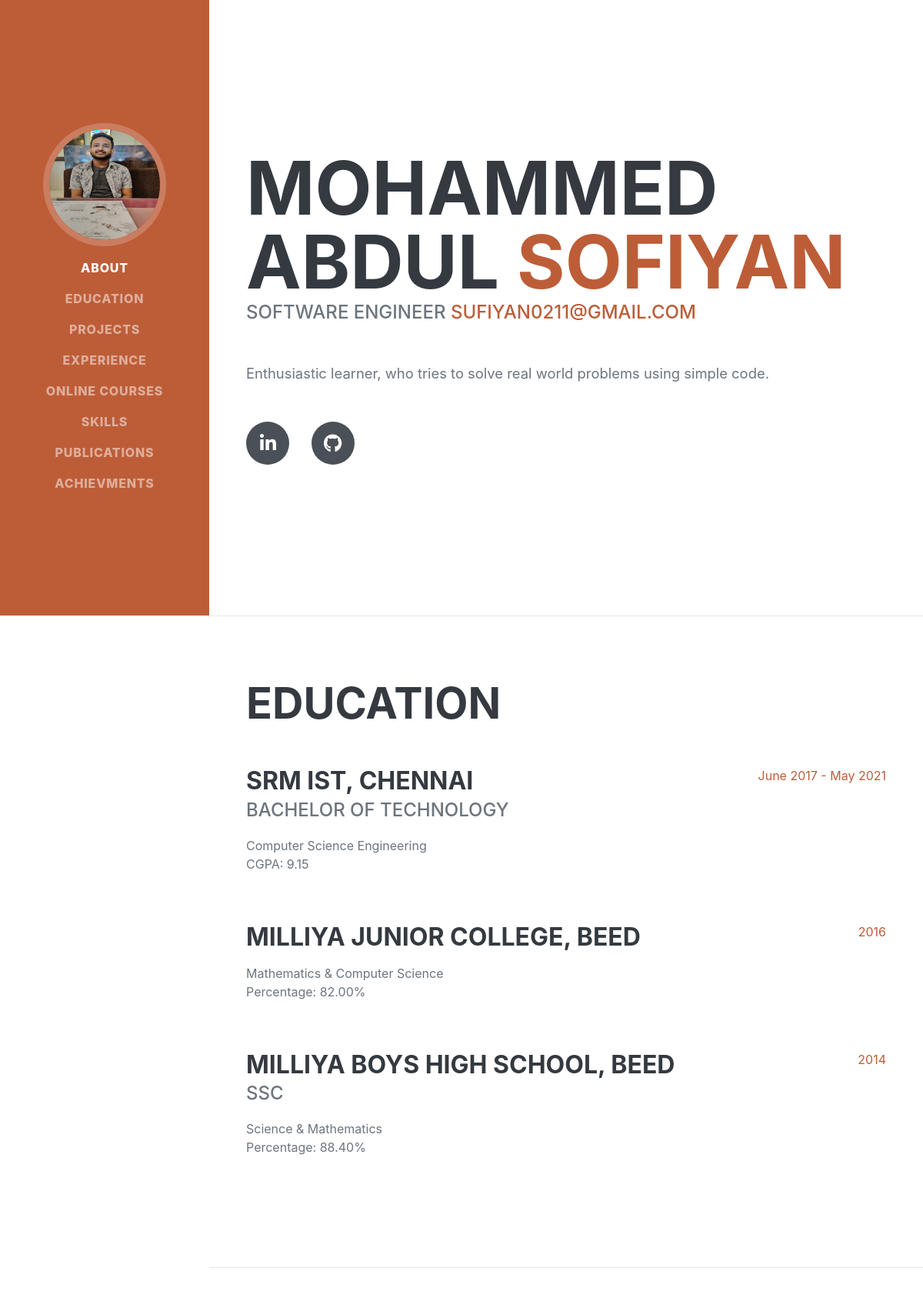
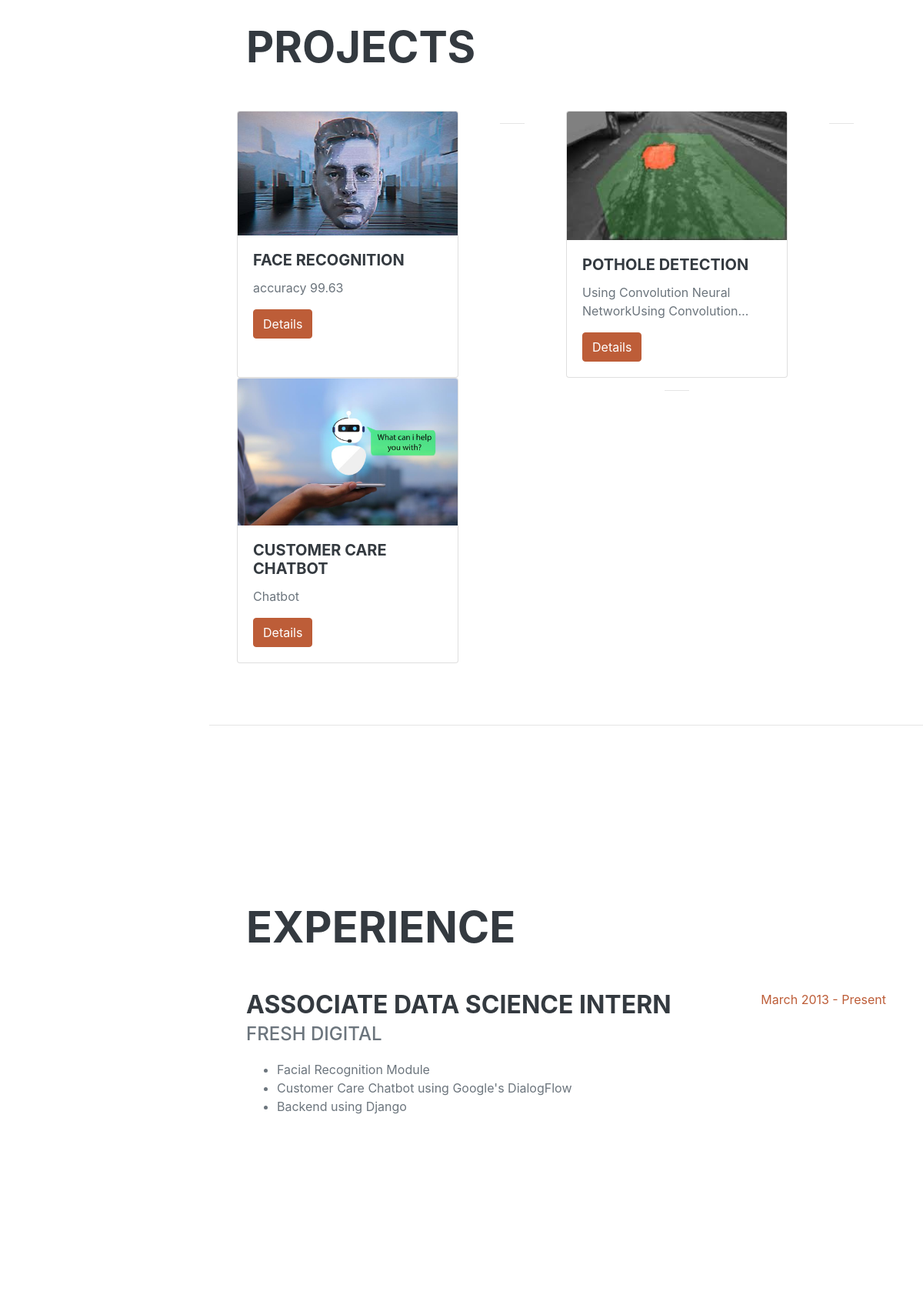
The page / (upper part) on the database its author committed (2 pictures, top to bottom).
### core/models.py (models this page shows, shortened)
class Project(models.Model):
    title = models.CharField(max_length=200)
    description = models.CharField(max_length=500)
    image = models.ImageField(upload_to='images/')
    url = models.URLField(blank=True)

### core/views.py (the view)
# urls.py: path('',views.index,name='index'),
def index(request):
    objs = Project.objects.all()
    courses_objs = Courses.objects.all()
    pub_objs = Publication.objects.all()
    context = {
        'objs':objs,
        'courses_objs':courses_objs,
        'pub_objs':pub_objs
    }
    return render(request,'index.html',context)

### core/templates/index.html (shortened to what this page needs)
<!DOCTYPE html>
<html lang="en">
{% load static %}
    <head>
        <link href="{% static 'css/css.css' %}" rel="stylesheet" type="text/css" />
        <link href="{% static 'css/css2.css' %}" rel="stylesheet" type="text/css" />
        <link href="{% static 'css/styles.css' %}" rel="stylesheet" />
    </head>
    <body id="page-top">
        <nav class="navbar navbar-expand-lg navbar-dark bg-primary fixed-top" id="sideNav">
            <a class="navbar-brand js-scroll-trigger" href="#page-top">
                <span class="d-none d-lg-block">
                    <img class="img-fluid img-profile rounded-circle mx-auto my-auto mb-2" src="{% static 'assets/img/profile2.jpg' %}" alt="" />
                </span>
            </a>
            <div class="collapse navbar-collapse" id="navbarSupportedContent">
                <ul class="navbar-nav">
                    <li class="nav-item"><a class="nav-link js-scroll-trigger" href="#about">About</a></li>
                    <li class="nav-item"><a class="nav-link js-scroll-trigger" href="#education">Education</a></li>
                    <li class="nav-item"><a class="nav-link js-scroll-trigger" href="#projects">Projects</a></li>
                    <li class="nav-item"><a class="nav-link js-scroll-trigger" href="#experience">Experience</a></li>
                    <li class="nav-item"><a class="nav-link js-scroll-trigger" href="#courses">Online Courses</a></li>
                    <li class="nav-item"><a class="nav-link js-scroll-trigger" href="#skills">Skills</a></li>
                    <li class="nav-item"><a class="nav-link js-scroll-trigger" href="#publications">Publications</a></li>
                    <li class="nav-item"><a class="nav-link js-scroll-trigger" href="#achievments">Achievments</a></li>
                </ul>
            </div>
        </nav>
        <div class="container-fluid p-0">
            <section class="resume-section" id="about">
                <div class="resume-section-content">
                    <h1 class="mb-0">
                        Mohammed Abdul
                        <span class="text-primary">Sofiyan</span>
                    </h1>
                    <div class="subheading mb-5">
                        Software Engineer
                        <a href="mailto:sufiyan0211@gmail.com">sufiyan0211@gmail.com</a>
                    </div>
                    <p class="lead mb-5">Enthusiastic learner, who tries to solve real world problems using simple code.</p>
                    <div class="social-icons">
                        <a class="social-icon" href="https://www.linkedin.com/in/mohammed-abdul-sofiyan-550049165/"><i class="fab fa-linkedin-in"></i></a>
                        <a class="social-icon" href="https://github.com/sufiyan0211"><i class="fab fa-github"></i></a>
                    </div>
                </div>
            </section>
            <hr class="m-0" />
            <section class="resume-section" id="education">
                <div class="resume-section-content">
                    <h2 class="mb-5">Education</h2>
                    <div class="d-flex flex-column flex-md-row justify-content-between mb-5">
                        <div class="flex-grow-1">
                            <h3 class="mb-0">SRM IST, Chennai</h3>
                            <div class="subheading mb-3">Bachelor of Technology</div>
                            <div>Computer Science Engineering</div>
                            <p>CGPA: 9.15</p>
                        </div>
                        <div class="flex-shrink-0"><span class="text-primary">June 2017 - May 2021</span></div>
                    </div>
                    <div class="d-flex flex-column flex-md-row justify-content-between mb-5">
                        <div class="flex-grow-1">
                            <h3 class="mb-0">Milliya Junior College, Beed</h3>
                            <div>Mathematics & Computer Science</div>
                            <p>Percentage: 82.00%</p>
                        </div>
                        <div class="flex-shrink-0"><span class="text-primary">2016</span></div>
                    </div>
                    <div class="d-flex flex-column flex-md-row justify-content-between mb-5">
                        <div class="flex-grow-1">
                            <h3 class="mb-0">Milliya Boys High School, Beed</h3>
                            <div class="subheading mb-3">SSC</div>
                            <div>Science & Mathematics</div>
                            <p>Percentage: 88.40%</p>
                        </div>
                        <div class="flex-shrink-0"><span class="text-primary">2014</span></div>
                    </div>
                </div>
            </section>
            <hr class="m-0" />
            <section class="resume-section" id="projects">
                <div class="resume-section-content">
                    <h2 class="mb-5">Projects</h2>
                    <div class='row'>
                        {% for obj in objs %}
                            <div class="card" style="width: 18rem;">
                                <img src="{{ obj.image.url }}" class="card-img-top" alt="...">
                                <div class="card-body">
                                    <h5 class="card-title">{{ obj.title }}</h5>
                                    <p class="card-text">{{ obj.description | truncatechars:50 }}</p>
                                    <a href="{% url 'details' obj.id %}" class="btn btn-primary">Details</a>
                                </div>
                            </div>
                            <hr class="p-3" />
                        {% endfor %}
                    </div>
                </div>
            </section>
            <hr class="m-0" />
            <section class="resume-section" id="experience">
                <div class="resume-section-content">
                    <h2 class="mb-5">Experience</h2>
                    <div class="d-flex flex-column flex-md-row justify-content-between mb-5">
                        <div class="flex-grow-1">
                            <h3 class="mb-0">Associate Data Science Intern</h3>
                            <div class="subheading mb-3">Fresh Digital</div>
                            <ul>
                                <li>Facial Recognition Module</li>
                                <li>Customer Care Chatbot using Google's DialogFlow</li>
                                <li>Backend using Django</li>
                            </ul>
                        </div>
                        <div class="flex-shrink-0"><span class="text-primary">March 2013 - Present</span></div>
                    </div>
                </div>
            </section>
        </div>
    </body>
</html>

### rows shown on the page
Project: image (picture), title "FACE RECOGNITION", description "accuracy 99.63"
Project: image (picture), title "POTHOLE DETECTION", description "Using Convolution Neural NetworkUsing Convolution…"
Project: image (picture), title "CUSTOMER CARE CHATBOT", description "Chatbot"
